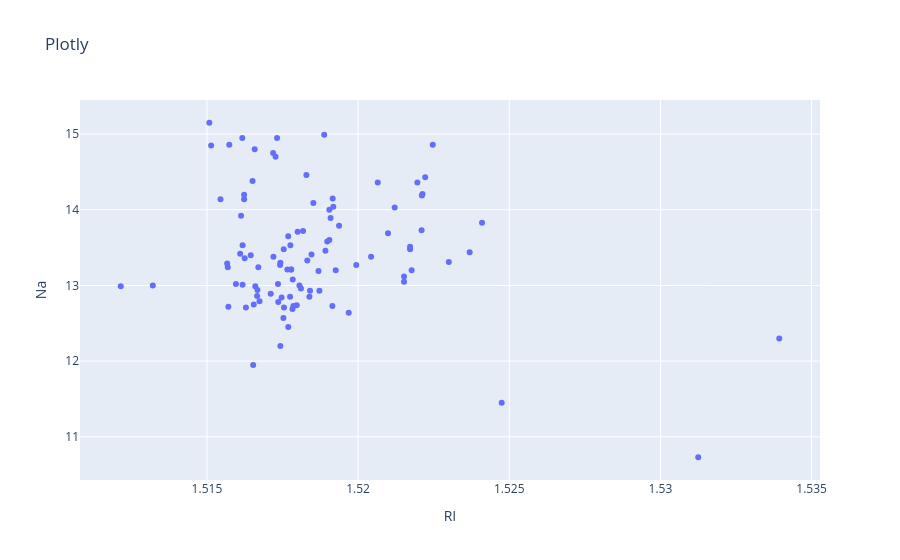

Notebook cell for this chart:
### Code cell
# -------------------------------------------------
# QUESTION 5 : Nuage de points avec 5 librairies (dataset glass2)
# -------------------------------------------------
print("\n=== QUESTION 5 : Nuage de points avec 5 librairies ===\n")

df_example, _ = load_dataset('glass2')
sample = df_example.sample(n=min(100, len(df_example)), random_state=42)
x_col, y_col = df_example.columns[0], df_example.columns[1]

# 1. Matplotlib
plt.figure(figsize=(5,4))
plt.scatter(sample[x_col], sample[y_col], alpha=0.6)
plt.title("Matplotlib")
plt.xlabel(x_col); plt.ylabel(y_col)
plt.show()

# 2. Seaborn
sns.scatterplot(data=sample, x=x_col, y=y_col)
plt.title("Seaborn")
plt.show()

# 3. Plotly
fig = px.scatter(sample, x=x_col, y=y_col, title="Plotly")
fig.show()

# 4. Pandas
sample.plot(kind='scatter', x=x_col, y=y_col, title="Pandas")
plt.show()

# 5. Bokeh
from bokeh.plotting import figure, show
from bokeh.io import output_notebook
output_notebook()
p = figure(title="Bokeh", x_axis_label=x_col, y_axis_label=y_col)
p.scatter(sample[x_col], sample[y_col], size=8, alpha=0.5)
show(p)

### Figure 1 — Plotly figure (JSON) as saved in the notebook; plotly's stock layout.template omitted (floating-point values rounded to 4 significant figures)
{"data": [{"hovertemplate": "RI=%{x}<br> Na=%{y}<extra></extra>", "legendgroup": "", "marker": {"color": "#636efa", "symbol": "circle"}, "mode": "markers", "name": "", "orientation": "v", "showlegend": false, "type": "scatter", "x": [1.517, 1.518, 1.531, 1.516, 1.519, 1.518, 1.518, 1.519, 1.519, 1.517, 1.518, 1.522, 1.519, 1.516, 1.524, 1.519, 1.521, 1.518, 1.522, 1.519, 1.517, 1.522, 1.517, 1.517, 1.516, 1.518, 1.517, 1.534, 1.517, 1.525, 1.519, 1.517, 1.519, 1.516, 1.515, 1.516, 1.517, 1.518, 1.517, 1.517, 1.524, 1.518, 1.52, 1.513, 1.517, 1.52, 1.517, 1.517, 1.52, 1.518, 1.516, 1.522, 1.517, 1.519, 1.518, 1.518, 1.519, 1.522, 1.516, 1.516, 1.518, 1.523, 1.517, 1.518, 1.516, 1.519, 1.517, 1.518, 1.519, 1.522, 1.517, 1.522, 1.518, 1.518, 1.515, 1.519, 1.516, 1.516, 1.516, 1.522, 1.518, 1.516, 1.515, 1.518, 1.519, 1.518, 1.517, 1.522, 1.521, 1.518, 1.517, 1.518, 1.516, 1.518, 1.522, 1.516, 1.512, 1.522, 1.521, 1.518], "xaxis": "x", "y": [13.02, 13.33, 10.73, 13.02, 14.15, 13, 13.21, 13.2, 12.93, 14.8, 12.45, 14.86, 13.89, 12.72, 13.83, 12.73, 14.36, 13.21, 14.21, 14, 14.38, 14.19, 13.24, 12.89, 13.4, 13.48, 12.79, 12.3, 14.75, 11.45, 13.79, 11.95, 13.6, 14.2, 15.15, 13.42, 12.94, 12.73, 14.95, 13.3, 13.44, 13.53, 13.27, 13, 13.38, 13.38, 12.2, 12.99, 12.64, 13.21, 12.71, 13.12, 12.75, 14.04, 12.71, 12.57, 13.58, 13.05, 13.53, 13.92, 13.41, 13.31, 12.78, 13.65, 14.14, 13.19, 13.27, 12.85, 14.09, 13.48, 12.84, 13.73, 12.69, 13.71, 14.14, 13.46, 13.24, 13.36, 14.95, 13.51, 12.96, 13.29, 14.85, 13.72, 14.99, 13.08, 14.7, 13.2, 13.69, 12.85, 12.86, 12.93, 14.86, 14.46, 14.36, 13.01, 12.99, 14.43, 14.03, 12.74], "yaxis": "y"}], "layout": {"legend": {"tracegroupgap": 0}, "title": {"text": "Plotly"}, "xaxis": {"anchor": "y", "domain": [0, 1], "title": {"text": "RI"}}, "yaxis": {"anchor": "x", "domain": [0, 1], "title": {"text": " Na"}}}}
